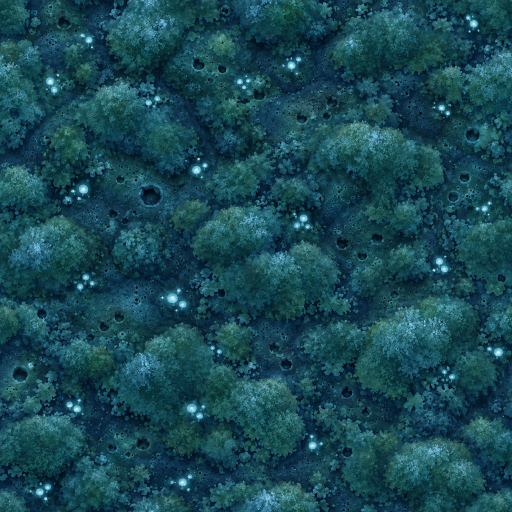
#> input picture UnityProject.nosync/Assets/AntGarden/Art/Ground/ground_floor.png, 1024 x 1024 px (shown at 1/2 size)
$ python make_ground_textures.py
#> lines starting #> are read from the running program, lines starting #| are printed output that depends on the picture; after the words box and inside, x2 and y2 are one past the last pixel; in counts of white or black regions, pixels touching at a corner belong together
#!/usr/bin/env python3
"""make_ground_textures.py - turn the painted ground textures into game-ready terrain sets.

  python3 Tools/make_ground_textures.py                         # all sets found in 02_Concepts/Textures
  python3 Tools/make_ground_textures.py 02_Concepts/Textures/v7 # another folder of painted textures
  python3 Tools/make_ground_textures.py 02_Concepts/Textures/v8 blue_floor   # only these textures (a trial)

Input:  <folder>/<set>_<layer>.png  (set: blue, amber; layer: floor, bank, plateau; or floor_a, floor_b, floor_c:
        sister floors mixed in patches by the terrain shader, written as floor, floor2, floor3)
Output: UnityProject.nosync/Assets/AntGarden/Art/Ground/<set>/<layer>.png (RGB colour, alpha = height)
        and <layer>_normal.png

Per texture:
  1. colour grade: the blue set is turned to the teal of the blue fungal forest (the hue and saturation
     of the original ground texture), the amber set keeps its own colours;
  2. made seamless: the half-offset copy (whose edges wrap) covers the original seams with a soft cross;
  3. resized to 2048 px with a light sharpen;
  4. height map in the alpha channel: mostly the pebble- and plate-sized shapes (bright stones raised,
     dark cracks and gaps low), only a little fine grain, so the parallax relief in the terrain shader shows
     structure rather than a field of tiny pits;
  5. normal map (OpenGL, green up) from that same height, gradients wrap around so it tiles exactly.
"""
import os
import sys

import numpy as np
from PIL import Image, ImageFilter

ROOT = os.path.dirname(os.path.dirname(os.path.abspath(__file__)))
SRC = os.path.join(ROOT, '02_Concepts', 'Textures')
DST = os.path.join(ROOT, 'UnityProject.nosync', 'Assets', 'AntGarden', 'Art', 'Ground')
REFERENCE = os.path.join(DST, 'ground_floor.png')     # the original teal floor: target colour for the blue set
SIZE = 2048
VARIANTS = {'floor_a': 'floor', 'floor_b': 'floor2', 'floor_c': 'floor3'}
FINE_KEEP = 0.55   # share of the finest speckle contrast that is kept
STRENGTH = {'floor': 3.5, 'bank': 6.0, 'plateau': 4.0}   # height is 0..1 now (was a raw brightness difference)


def rgb_to_hsv(a):
    r, g, b = a[..., 0], a[..., 1], a[..., 2]
    mx, mn = a.max(-1), a.min(-1)
    d = mx - mn
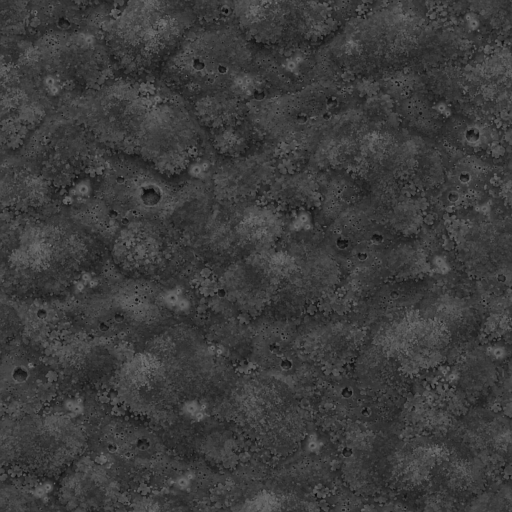
#> d: shape (1024, 1024) float64 (shown at 1/2 size); min 0, max 0.502, mean 0.237
    h = np.zeros_like(mx)
    m = d > 1e-6
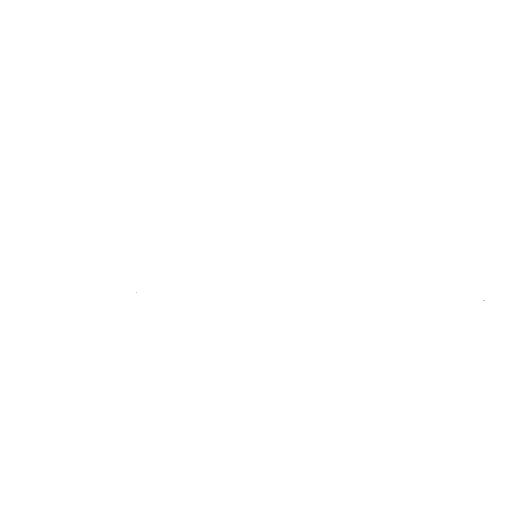
#> m: shape (1024, 1024) bool (shown at 1/2 size); 100% white; black in thin lines or dots, all inside (x1, y1, x2, y2) = (273, 584, 969, 602)
    rc = np.where(m, (mx - r) / np.where(m, d, 1), 0)
    gc = np.where(m, (mx - g) / np.where(m, d, 1), 0)
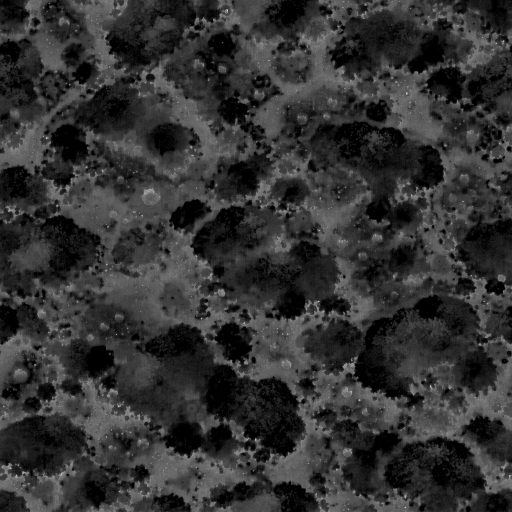
#> gc: shape (1024, 1024) float64 (shown at 1/2 size); min 0, max 1, mean 0.201
    bc = np.where(m, (mx - b) / np.where(m, d, 1), 0)
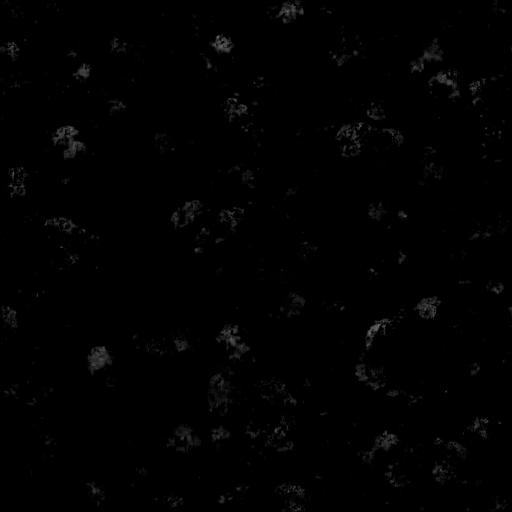
#> bc: shape (1024, 1024) float64 (shown at 1/2 size); min 0, max 0.476, mean 0.00572
    h = np.where(r == mx, bc - gc, np.where(g == mx, 2.0 + rc - bc, 4.0 + gc - rc))
    h = np.where(m, (h / 6.0) % 1.0, 0)
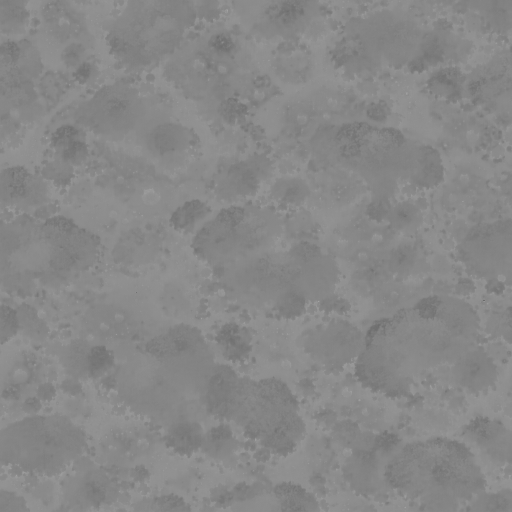
#> h: shape (1024, 1024) float64 (shown at 1/2 size); min 0, max 0.69, mean 0.532
    s = np.where(mx > 1e-6, d / np.where(mx > 1e-6, mx, 1), 0)
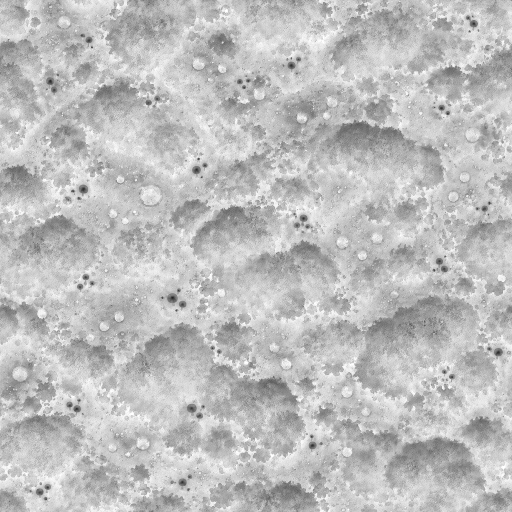
#> s: shape (1024, 1024) float64 (shown at 1/2 size); min 0, max 1, mean 0.746
    return np.stack([h, s, mx], -1)
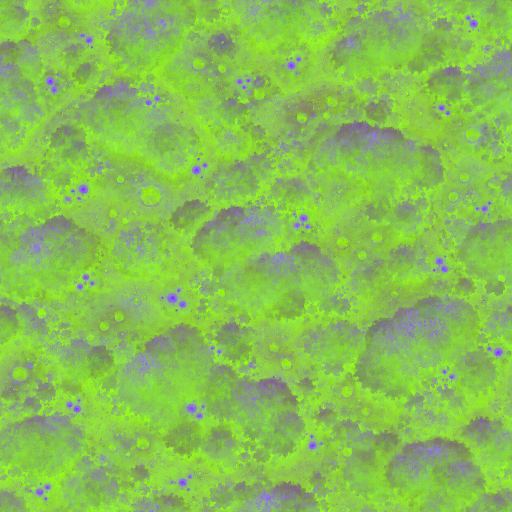
#> returned value: shape (1024, 1024, 3) float64 (shown at 1/2 size); mean of channels 0, 1, 2 0.532, 0.746, 0.33; drawn as R, G, B


# [10 lines left out: function hsv_to_rgb, not called in this run]


def mean_hue_sat(hsv):
    w = hsv[..., 1] * hsv[..., 2]
    ang = hsv[..., 0] * 2 * np.pi
    hue = (np.arctan2((np.sin(ang) * w).sum(), (np.cos(ang) * w).sum()) / (2 * np.pi)) % 1.0
#> hue = 0.532
    return hue, float(hsv[..., 1].mean())


# [57 lines left out: functions grade, seamless, blur_wrap, height_map, normal_map, not called in this run]


def save(arr, path):
    Image.fromarray((arr.clip(0, 1) * 255 + 0.5).astype(np.uint8)).save(path, optimize=True)


def main():
    ref = np.asarray(Image.open(REFERENCE).convert('RGB'), dtype=np.float64) / 255
    target = mean_hue_sat(rgb_to_hsv(ref))
#> target = (0.532, 0.746)
    print(f'make_ground_textures: blue target hue {target[0] * 360:.0f} deg, saturation {target[1]:.2f}')
#| make_ground_textures: blue target hue 192 deg, saturation 0.75
    src = os.path.join(ROOT, sys.argv[1]) if len(sys.argv) > 1 else SRC
    only = set(sys.argv[2:])
#> (the run stopped early here; a loop or call above may not have finished)
